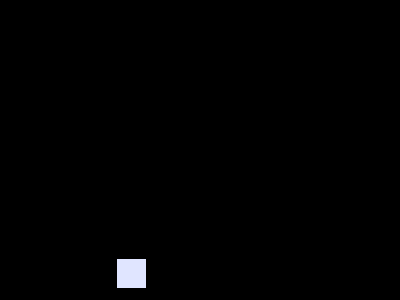
Frame 1 (no input)
Frame 60 (the mouse pressed at the canvas centre just before this capture): identical to frame 1, image omitted
Frame 120 (the mouse held since frame 60 and released just before this capture): identical to frame 1, image omitted

The Processing sketch that drew this single still picture (run headless with seeded random() and noise(); from frame 60 on, the mouse is pressed at the canvas centre):

// Processing sketch: Klassen_en_Objecten
// ── Klassen_en_Objecten.pde
//Klassen en objecten
//Instructional video code

Square aSquare;

class Square {
  int x, y, size, colour;
}

void setup() {
  size(400, 300);

  aSquare = new Square();

  aSquare.size = int(random(10, 40));
  aSquare.x = int(random(aSquare.size, width - aSquare.size));
  aSquare.y = int(random(aSquare.size, height - aSquare.size));
  aSquare.colour = #E0E5FF;
}


void draw() {
  background(0);
  drawSquare(aSquare.x, aSquare.y, aSquare.size, aSquare.colour);
}

boolean isMouseInSquare(int x, int y, int size) {
  return (mouseX >= x && mouseX < x + size &&
    mouseY >= y && mouseY < y + size);
}

void drawSquare(int x, int y, int size, int colour) {
  noStroke();
  fill(colour);
  rect(x, y, size, size);
}
